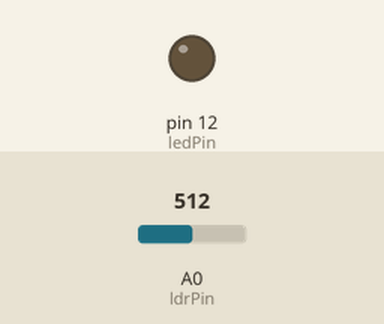
A sketch run on a simulated Arduino Uno, built with avr-gcc and run on an emulated ATmega328P. On the bench: output pins drawn as LEDs (lit = HIGH). Inputs (shaded band) come from the test bench; at power-on: A0 (ldrPin) = 512.

Above: at 1.2 s.
1.3 s: A0 (ldrPin) set to 214
2.8 s: A0 (ldrPin) set to 185
At 3.1 s:
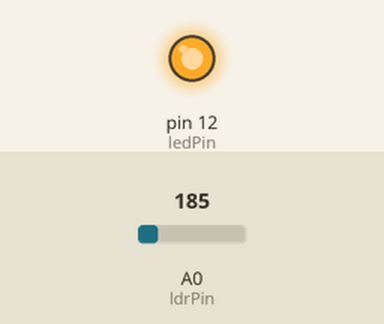
4.3 s: A0 (ldrPin) set to 210
At 5.4 s:
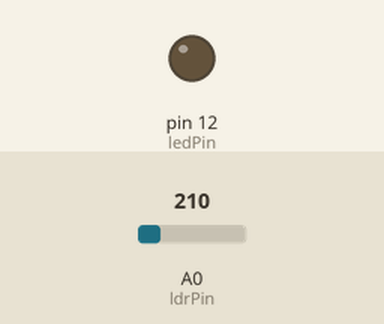
5.8 s: A0 (ldrPin) set to 190
At 6.6 s:
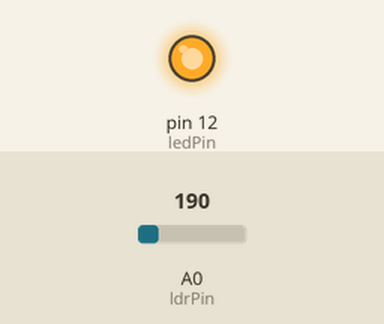
Timing chart, 0 to 8.3 s (numbered marks = the images above; inputs shaded):
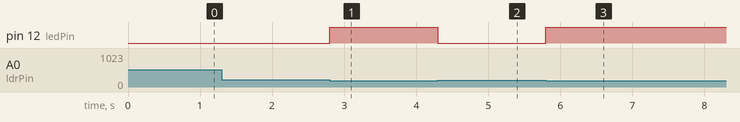

The sketch:

4-LDR.ino
```cpp
// declaration of constant variables for the pins

const int ldrPin = A0;            // establishes the LDR pin
const int ledPin = 12;            // establishes the LED pin

int ldrValue = 0 ;                // variable to store the sensor value

// configuration

void setup() {

 pinMode(ledPin, OUTPUT);          // We configure the pin as output

}

void loop() {

ldrValue = analogRead(ldrPin);     // Read the sensor value

  if (ldrValue <200) {             // if the value is low the LEDs turn on
    digitalWrite(ledPin, HIGH);
  }else{                           // otherwise they turn off
    digitalWrite(ledPin, LOW);
  }

}
```

Measured:
- the behaviour switches between 200 and 199 on A0 (ldrPin) (found by bisection; images 0 and 1)
- after the input at 1.3 s, every drawn part: stays the same
- after the input at 2.8 s, pin 12 (ledPin): LOW → HIGH at once
- after the input at 4.3 s, pin 12 (ledPin): HIGH → LOW at once
- after the input at 5.8 s, pin 12 (ledPin): LOW → HIGH at once
